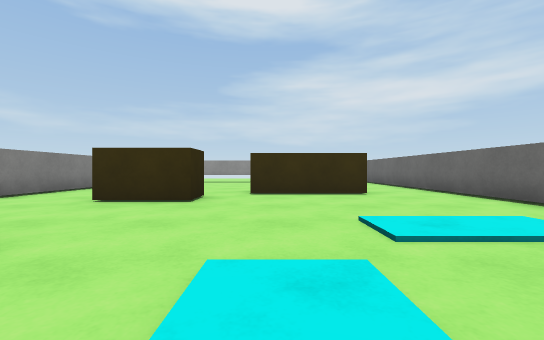
view 1 (above)

13 first-person views from a walk through a 3-D level made in the Unity game engine. The camera is 0.28 m above the floor, looks level and sees 90° across. The floor is counted in squares, 0.5 m on a side. Each view is taken from the middle of a square. On the plan, view 1 faces up. The plan holds only what a view shows up to about 9 squares ahead; the rest is blank. The place goes on beyond the plan. Surface patterns are stand-ins for the level's own textures.

view 2
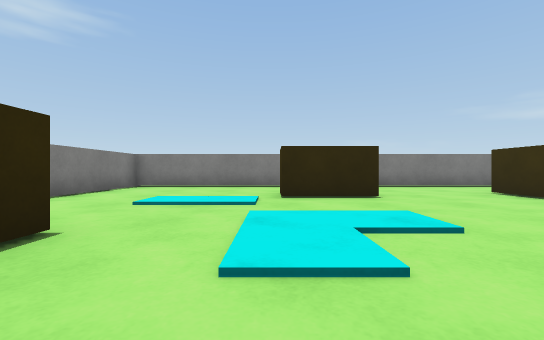

view 3
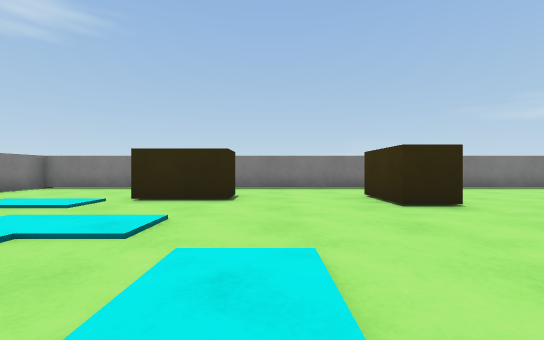

view 4
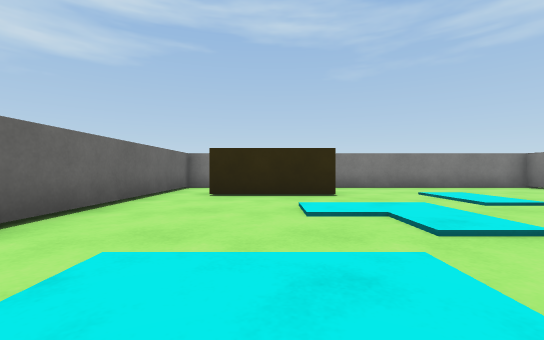

view 5
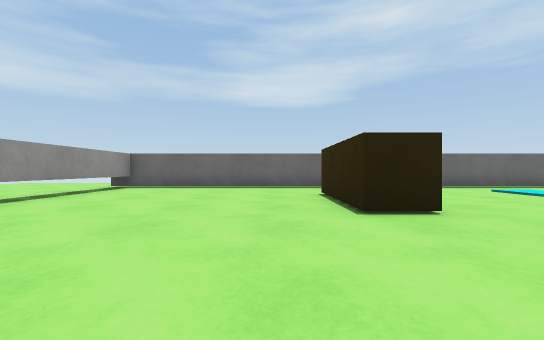

view 6
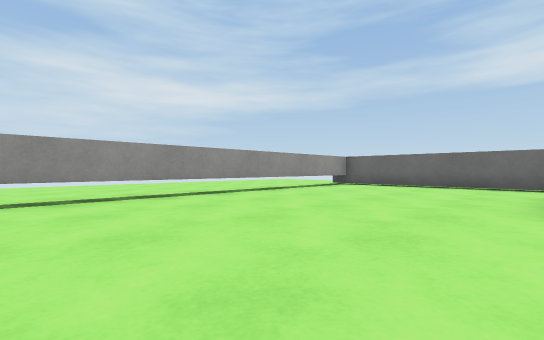

view 7
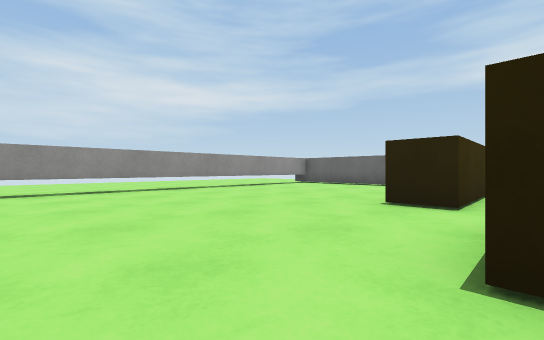

view 8
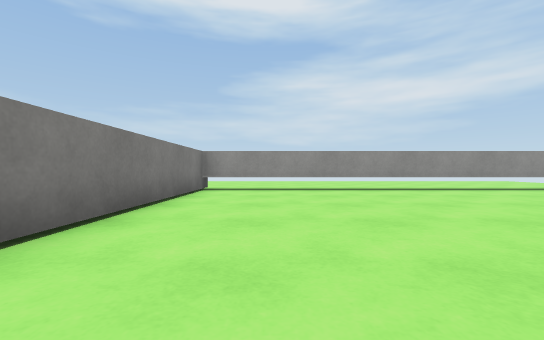

view 9
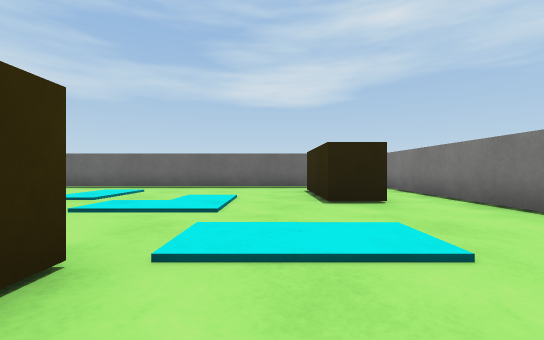

view 10
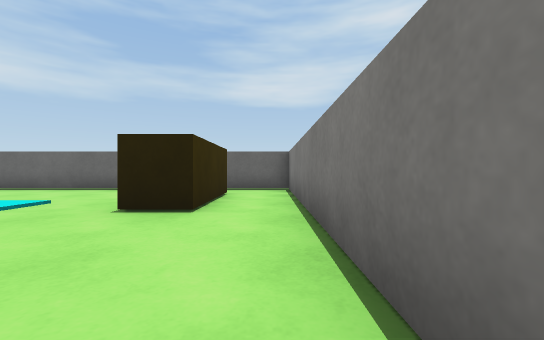

view 11
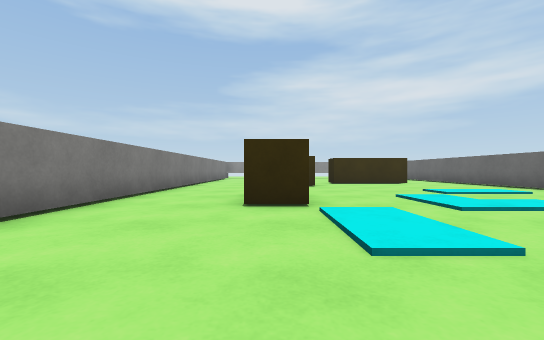

view 12
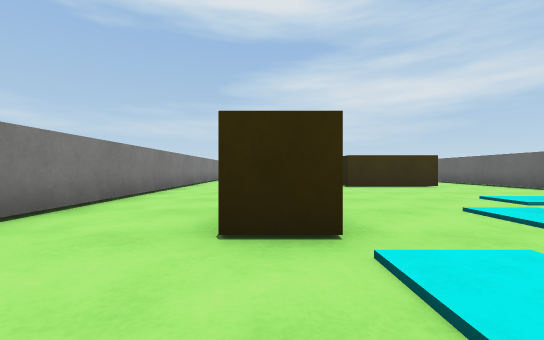

view 13
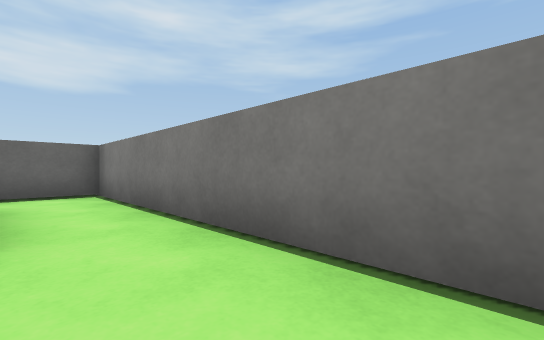

### Floor plan
Points are (right, up) in squares from view 1. A wall is a line through its corners. A room is listed if a view was taken in it or the views show most of it. See-through windows are left out.
Room 1 (views 1, 2, 3, 4, 5, 6, 7, 8, 9, 10, 11, 12, 13)
walls: (-1.5, 6.2) (-1.5, 5.2) (-3.5, 5.2); (1.5, 6.8) (-0.5, 6.8) (-0.5, 7.8) (1.4, 7.8); (-3.5, 2.1) (-2.4, 2.1) (-2.4, 0.2) (-3.5, 0.2); (3.2, -3) (0.6, -3) (0.6, -1.9) (3.4, -1.9); (4.6, 13.5) (-6, 13.5); (-5.9, 14.1) (-5.9, -4.5) (4.6, -4.5) (4.6, 14.1)
objects: other object (2, 7) to (2, 8)

Where each view was taken, in squares from view 1:
view 1: 0 up, 0 right, facing up
view 2: 0 up, 3 right, facing left
view 3: 3 up, 3 right, facing left
view 4: 4 up, 2 right, facing down
view 5: 9 up, 4 left, facing right
view 6: 8 up, 5 left, facing up-right
view 7: 6 up, 5 left, facing up-right
view 8: 6 up, 4 left, facing up
view 9: 1 down, 4 left, facing right
view 10: 4 down, 3 left, facing right
view 11: 4 down, 3 left, facing up
view 12: 2 down, 3 left, facing up
view 13: 3 down, 2 left, facing down-right
